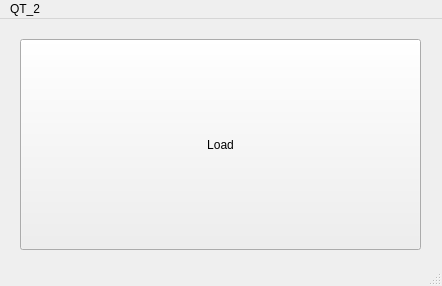
<?xml version="1.0" encoding="UTF-8"?>
<ui version="4.0">
 <class>MainWindow</class>
 <widget class="QMainWindow" name="MainWindow">
  <property name="geometry">
   <rect>
    <x>0</x>
    <y>0</y>
    <width>442</width>
    <height>286</height>
   </rect>
  </property>
  <property name="windowTitle">
   <string>MainWindow</string>
  </property>
  <widget class="QWidget" name="centralwidget">
   <widget class="QPushButton" name="pushButton_Load">
    <property name="geometry">
     <rect>
      <x>20</x>
      <y>20</y>
      <width>401</width>
      <height>211</height>
     </rect>
    </property>
    <property name="text">
     <string>Load</string>
    </property>
   </widget>
  </widget>
  <widget class="QMenuBar" name="menubar">
   <property name="geometry">
    <rect>
     <x>0</x>
     <y>0</y>
     <width>442</width>
     <height>25</height>
    </rect>
   </property>
   <widget class="QMenu" name="menuQT_2">
    <property name="title">
     <string>QT_2</string>
    </property>
   </widget>
   <addaction name="menuQT_2"/>
  </widget>
  <widget class="QStatusBar" name="statusbar"/>
 </widget>
 <resources/>
 <connections/>
</ui>
